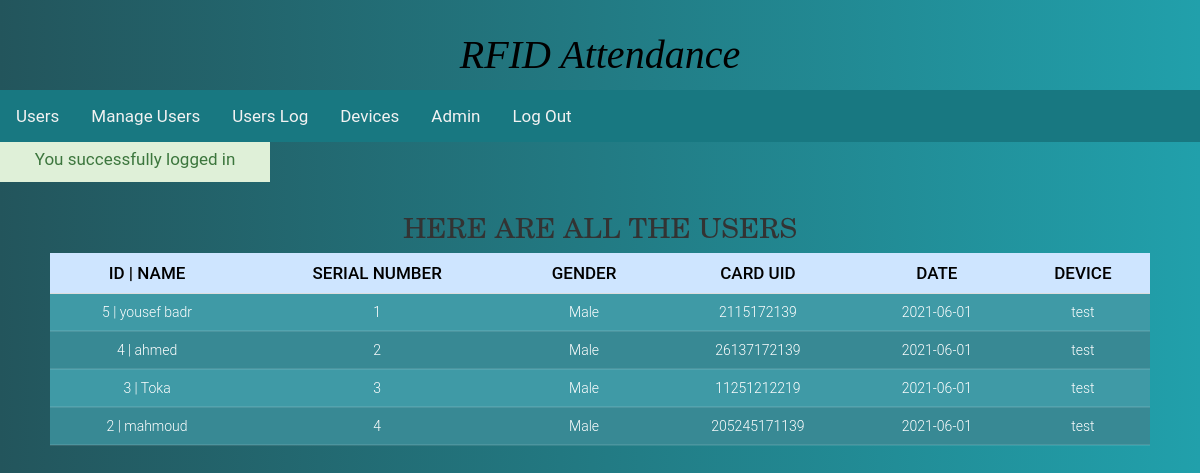
Screenshot of /index.php?login=success (signed in) with the database file from the repository.
### tables this page shows
CREATE TABLE `users` (
  `id` int(11) NOT NULL,
  `username` varchar(30) NOT NULL DEFAULT 'None',
  `serialnumber` double NOT NULL DEFAULT 0,
  `gender` varchar(10) NOT NULL DEFAULT 'None',
  `email` varchar(50) NOT NULL DEFAULT 'None',
  `card_uid` varchar(30) NOT NULL,
  `card_select` tinyint(1) NOT NULL DEFAULT 0,
  `user_date` date NOT NULL,
  `device_uid` varchar(20) NOT NULL DEFAULT '0',
  `device_dep` varchar(20) NOT NULL DEFAULT '0',
  `temp_degree` text NOT NULL,
  `add_card` tinyint(1) NOT NULL DEFAULT 0
);

### index.php (the view, shortened to what this page needs)
<!DOCTYPE html>
<html>
<head>
    <link rel="stylesheet" type="text/css" href="css/Users.css">
</head>
<body>
<?php include'header.php'; ?>
<main>
<section>
  <h1 class="slideInDown animated">Here are all the Users</h1>
  <div class="table-responsive slideInRight animated" style="max-height: 400px;">
    <table class="table">
      <thead class="table-primary">
        <tr>
          <th>ID | Name</th>
          <th>Serial Number</th>
          <th>Gender</th>
          <th>Card UID</th>
          <th>Date</th>
          <th>Device</th>
        </tr>
      </thead>
      <tbody class="table-secondary">
        <?php
          require'connectDB.php';
            $sql = "SELECT * FROM users WHERE add_card=1 ORDER BY id DESC";
            $result = mysqli_stmt_init($conn);
            if (!mysqli_stmt_prepare($result, $sql)) {
                echo '<p class="error">SQL Error</p>';
            }
            else{
                mysqli_stmt_execute($result);
                $resultl = mysqli_stmt_get_result($result);
              if (mysqli_num_rows($resultl) > 0){
                  while ($row = mysqli_fetch_assoc($resultl)){
          ?>
                      <TR>
                      <TD><?php echo $row['id']; echo" | "; echo $row['username'];?></TD>
                      <TD><?php echo $row['serialnumber'];?></TD>
                      <TD><?php echo $row['gender'];?></TD>
                      <TD><?php echo $row['card_uid'];?></TD>
                      <TD><?php echo $row['user_date'];?></TD>
                      <TD><?php echo $row['device_dep'];?></TD>
                      </TR>
        <?php
                }
            }
          }
        ?>
      </tbody>
    </table>
  </div>
</section>
</main>
</body>
</html>

### header.php (shortened to what this page needs)
<head>
	<link rel="stylesheet" href="https://cdnjs.cloudflare.com/ajax/libs/font-awesome/4.7.0/css/font-awesome.min.css">
	<link rel='stylesheet' type='text/css' href="css/bootstrap.css"/>
	<link rel="stylesheet" href="https://maxcdn.bootstrapcdn.com/bootstrap/3.4.0/css/bootstrap.min.css">
	<link rel="stylesheet" type="text/css" href="css/header.css"/>
</head>
<header>
<div class="header">
	<div class="logo">
		<a href="index.php">RFID Attendance</a>
	</div>
</div>
<div class="topnav" id="myTopnav">
	<a href="index.php">Users</a>
    <a href="ManageUsers.php">Manage Users</a>
    <a href="UsersLog.php">Users Log</a>
    <a href="devices.php">Devices</a>
    <?php
    	if (isset($_SESSION['Admin-name'])) {
    		echo '<a href="#" data-toggle="modal" data-target="#admin-account">'.$_SESSION['Admin-name'].'</a>';
    		echo '<a href="logout.php">Log Out</a>';
    	}
    	else{
    		echo '<a href="login.php">Log In</a>';
    	}
    ?>
</div>
<div class="up_info2 alert-success"></div>
</header>

### css/Users.css (style rules this page uses)
h1 { font-size: 28px !important; color: #000; text-transform: uppercase; font-weight: 300; font-family: New Century Schoolbook, TeX Gyre Schola, serif !important; text-align: center; margin-bottom: 15px; }
th { padding: 15px; text-align: center !important; font-weight: 500; font-size: 17px; color: #000; text-transform: uppercase; border: none !important; background-color: rgba(255,255,255,0.3) !important; }
td { padding: 15px; text-align: center; font-weight: 300; font-size: 14px; color: #fff; border-bottom: solid 2px rgba(255,255,255,0.1); }
section { margin: 50px; }
section { overflow-x:hidden; }
.slideInRight { animation-name: slideInRight; }
.slideInDown { animation-name: slideInDown; }
.animated { animation-duration: 1s; animation-fill-mode: both; }

### css/header.css (style rules this page uses)
* { text-decoration: none; box-sizing: border-box; }
body { background: -webkit-linear-gradient(left, #0e251f, #21a0ab); background: linear-gradient(to right, #23555c, #21a0ab); font-family: 'Roboto', sans-serif; margin: 0; font-size: 15px; }
header, main { width: 100%; display: block; margin: 0 auto; }
.header { padding: 5px; width: 100%; height: 90px; }
.logo a { text-decoration: none; font-family: Luminari, fantasy; font-size: 40px; color: #000000; font-style: italic; text-align: center; vertical-align: middle; line-height: 100px; display: block; }
.topnav { overflow: hidden; background-color: #187881; }
.topnav a { float: left; display: block; color: #f2f2f2; text-align: center; padding: 14px 16px; text-decoration: none !important; font-size: 17px; }
tbody tr:nth-child(even) { background-color: #388994; }
tbody tr:nth-child(odd) { background-color: #3f9aa6; }
.up_info1, .up_info2 { display: none; width: 270px; height: 40px; font-size: 17px; font-family: "Roboto", sans-serif; padding: 5px; margin-right: 20px; text-align: center; position: absolute; }

### rows the page displays
users: id "5", username "yousef badr", serialnumber "1", gender "Male", card_uid "2115172139", user_date "2021-06-01", device_dep "test"
users: id "4", username "ahmed", serialnumber "2", gender "Male", card_uid "26137172139", user_date "2021-06-01", device_dep "test"
users: id "3", username "Toka", serialnumber "3", gender "Male", card_uid "11251212219", user_date "2021-06-01", device_dep "test"
users: id "2", username "mahmoud", serialnumber "4", gender "Male", card_uid "205245171139", user_date "2021-06-01", device_dep "test"

### other values shown
$_SESSION['Admin-name'] "Admin"
